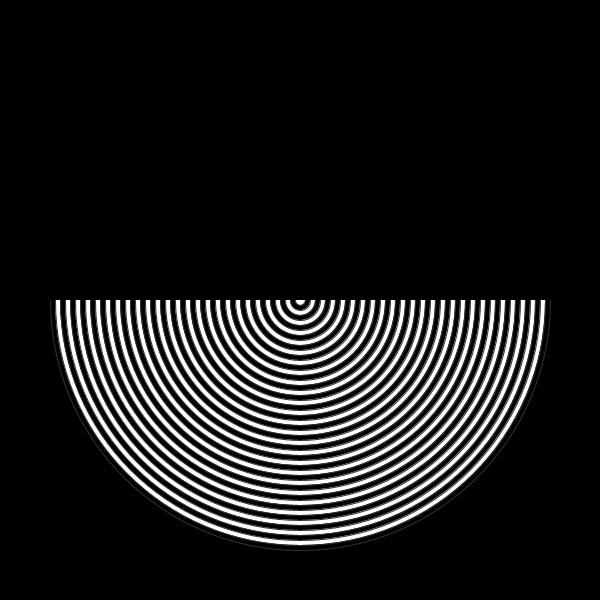
Frame 1 (no input)
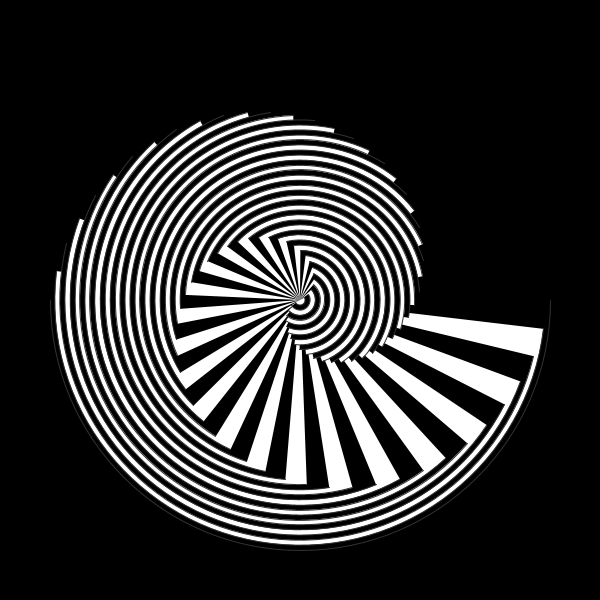
Frame 60 (the mouse pressed at the canvas centre just before this capture)
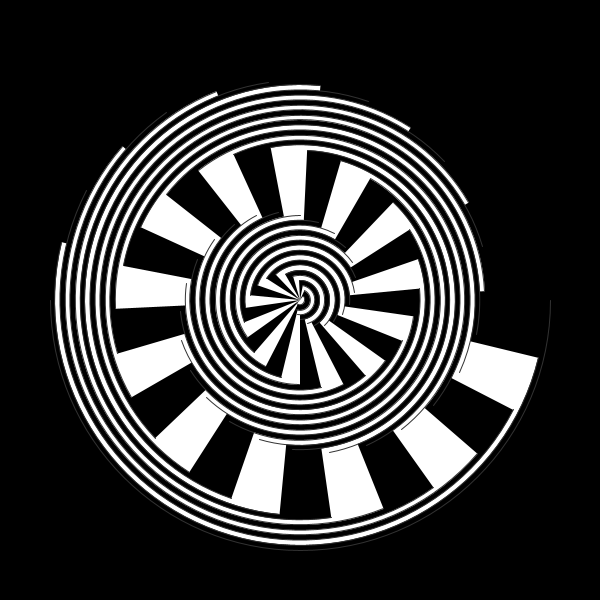
Frame 120 (the mouse held since frame 60 and released just before this capture)

The Processing sketch that drew these frames (run headless with seeded random() and noise(); from frame 60 on, the mouse is pressed at the canvas centre):

// Processing sketch: roulette
// ── roulette.pde

/* class definitions */

/* global variables */

/* t: time */
float t = 0;
/* dt: delta t */
float dt = 0.01;
/* ns: noise scale */
float ns = 0.02;

/* main routines */

void setup()
{
  size(600,600);
  noStroke();
}

void draw()
{
  background(0);
  translate(width/2,height/2);
  
  int N = 50;
  float R = 500;
  for(int i = 0; i < N; i++)
  {
    float r = R*(N-i)/N;
    
    stroke(50);
    
    if(i%2 == 0)
      fill(0);
    else
      fill(255);
      
    float v = 0.02*(R-r);
    
    arc(0,0,r,r, v*t, PI + v*t);
  }
  
  t += dt;
}

/* auxiliary routines */
